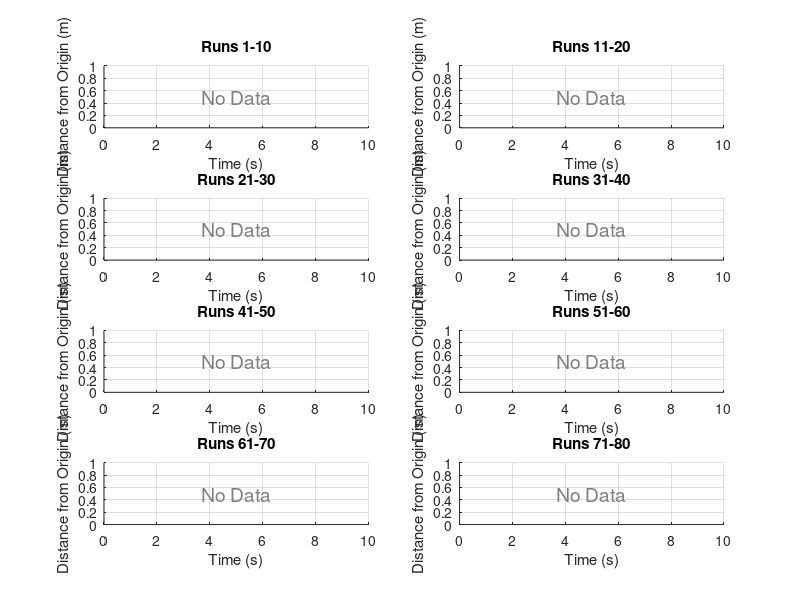

Write MATLAB code to recreate this figure. (Note: this script raises an error after producing the figure.)
% Distance from Origin Plotter (4-Robot System)
% This script loads 80 run files and plots the distance of the cluster
% centroid from the origin (0,0) over time for each group of 10 runs
%
% Creates 8 subplots (4 rows x 2 columns) showing average distance
% with standard deviation bands for runs 1-10, 11-20, ..., 71-80
%
% MODIFIED: Cluster center is calculated from 4 robot positions

% Define all 80 run files
run_files = cell(1, 80);
for i = 1:80
    run_files{i} = sprintf('run%d.mat', i);
end

% Display info message at start
fprintf('=== Distance from Origin Analysis (4-Robot System) ===\n');
fprintf('Loading and processing %d run files in groups of 10...\n', length(run_files));

% Define colors for different groups (8 groups total) - same as allrunplotter.m
group_colors = [
    0.8 0.2 0.2;  % Red
    0.2 0.6 0.2;  % Green
    0.2 0.3 0.8;  % Blue
    0.8 0.5 0.2;  % Orange
    0.6 0.2 0.8;  % Purple
    0.8 0.8 0.2;  % Yellow
    0.2 0.8 0.8;  % Cyan
    0.8 0.2 0.6;  % Magenta
];

% Process each group of 10 runs
num_groups = 8;
runs_per_group = 10;

% Time parameters
timestep = 0.1;  % seconds
target_length = 101;  % number of points (0 to 10 seconds)
time_vector = linspace(0, 10, target_length);  % time in seconds

% Scaling factor to correct printer scaling issue
SCALE_FACTOR = 1.6764;  % Converts from printer units to actual meters

% Storage for average distance traces of each group
group_avg_distance = cell(1, num_groups);
group_std_distance = cell(1, num_groups);

% Process each group
for group_idx = 1:num_groups
    fprintf('\n=== Processing Group %d (runs %d-%d) ===\n', group_idx, ...
        (group_idx-1)*runs_per_group + 1, group_idx*runs_per_group);

    % Create data storage for distance traces in this group
    all_distance_traces = [];

    % Get the run indices for this group
    start_idx = (group_idx - 1) * runs_per_group + 1;
    end_idx = group_idx * runs_per_group;

    % Check which files exist in this group
    existing_files = {};
    for i = start_idx:end_idx
        if exist(run_files{i}, 'file')
            existing_files{end+1} = run_files{i};
        else
            fprintf('Warning: File not found - %s\n', run_files{i});
        end
    end

    fprintf('Found %d existing run files in group %d\n', length(existing_files), group_idx);

    if isempty(existing_files)
        fprintf('Warning: No run files found for group %d. Skipping...\n', group_idx);
        continue;
    end

    % Process each run file in this group
    for run_idx = 1:length(existing_files)
        current_file = existing_files{run_idx};
        fprintf('Loading file: %s\n', current_file);

        % Load data
        temp_data = load(current_file);

        % Extract or calculate cluster centroid position
        cluster_pos = [];

        % Try to calculate from 4 robot positions first
        robot1_exists = isfield(temp_data, 'robot1_pose');
        robot2_exists = isfield(temp_data, 'robot2_pose');
        robot3_exists = isfield(temp_data, 'robot3_pose');
        robot4_exists = isfield(temp_data, 'robot4_pose');

        if robot1_exists && robot2_exists && robot3_exists && robot4_exists
            % Calculate cluster center from 4 robot positions
            num_steps = size(temp_data.robot1_pose, 1);
            cluster_pos = zeros(num_steps, 2);

            for t = 1:num_steps
                cluster_pos(t, 1) = (temp_data.robot1_pose(t, 1) + ...
                                    temp_data.robot2_pose(t, 1) + ...
                                    temp_data.robot3_pose(t, 1) + ...
                                    temp_data.robot4_pose(t, 1)) / 4;

                cluster_pos(t, 2) = (temp_data.robot1_pose(t, 2) + ...
                                    temp_data.robot2_pose(t, 2) + ...
                                    temp_data.robot3_pose(t, 2) + ...
                                    temp_data.robot4_pose(t, 2)) / 4;
            end
            fprintf('  Calculated cluster center from 4 robot positions\n');
        elseif isfield(temp_data, 'cluster_pose')
            % Use existing cluster_pose from file
            cluster_pos = temp_data.cluster_pose(:, 1:2);
            fprintf('  Using existing cluster_pose from file\n');
        else
            fprintf('Warning: Could not get cluster position from %s\n', current_file);
            continue;
        end

        if ~isempty(cluster_pos)
            % Calculate distance from origin at each timestep
            x_c = cluster_pos(:, 1);
            y_c = cluster_pos(:, 2);
            distance = sqrt(x_c.^2 + y_c.^2) / SCALE_FACTOR;  % Apply scaling correction

            % Resample to target length (101 points) using same method as allrunplotter
            original_length = length(distance);

            if original_length == target_length
                % No resampling needed
                resampled_distance = distance;
            else
                % Create a parametric representation based on cumulative distance
                % Use time indices as parameter
                param = linspace(0, 1, original_length)';
                new_param = linspace(0, 1, target_length)';
                resampled_distance = interp1(param, distance, new_param, 'pchip');
            end

            % Store resampled distance trace
            all_distance_traces = [all_distance_traces; resampled_distance'];
        end
    end

    % Calculate average and standard deviation for this group
    if ~isempty(all_distance_traces)
        group_avg_distance{group_idx} = mean(all_distance_traces, 1);
        group_std_distance{group_idx} = std(all_distance_traces, 0, 1);
        fprintf('Processed %d distance traces for group %d\n', size(all_distance_traces, 1), group_idx);
    else
        fprintf('Warning: No distance traces for group %d\n', group_idx);
    end
end

%% Create figure with 8 subplots (4 rows x 2 columns)
figure('Position', [100, 100, 1200, 1000]);

for group_idx = 1:num_groups
    % Calculate subplot position (4 rows x 2 columns)
    subplot(4, 2, group_idx);
    hold on;

    % Get color for this group
    color = group_colors(group_idx, :);

    % Check if data exists for this group
    if ~isempty(group_avg_distance{group_idx})
        avg_dist = group_avg_distance{group_idx};
        std_dist = group_std_distance{group_idx};

        % Plot shaded error band (±1 standard deviation)
        upper_bound = avg_dist + std_dist;
        lower_bound = avg_dist - std_dist;

        % Create filled area for standard deviation
        x_fill = [time_vector, fliplr(time_vector)];
        y_fill = [upper_bound, fliplr(lower_bound)];
        fill(x_fill, y_fill, color, 'FaceAlpha', 0.2, 'EdgeColor', 'none', ...
             'HandleVisibility', 'off');

        % Plot average distance line
        plot(time_vector, avg_dist, 'Color', color, 'LineWidth', 2, ...
             'DisplayName', 'Average Distance');
    else
        % No data for this group
        text(5, 0.5, 'No Data', 'HorizontalAlignment', 'center', ...
             'FontSize', 14, 'Color', [0.5 0.5 0.5]);
    end

    % Configure subplot
    grid on;
    xlabel('Time (s)');
    ylabel('Distance from Origin (m)');
    title(sprintf('Runs %d-%d', (group_idx-1)*runs_per_group + 1, group_idx*runs_per_group), ...
          'FontWeight', 'bold');
    xlim([0 10]);

    % Set reasonable y-axis limits (auto-scale but ensure visibility)
    if ~isempty(group_avg_distance{group_idx})
        y_max = max(avg_dist + std_dist);
        y_min = max(0, min(avg_dist - std_dist));  % Don't go below 0
        ylim([y_min - 0.05*(y_max-y_min), y_max + 0.05*(y_max-y_min)]);
    else
        ylim([0 1]);  % Default range if no data
    end
end

% Add overall title
sgtitle('Distance from Origin vs Time - By Group (4-Robot System)', 'FontSize', 16, 'FontWeight', 'bold');

% Save figures
fprintf('\nSaving figures...\n');
saveas(gcf, 'distance_from_origin_by_group.png');
fprintf('  Saved: distance_from_origin_by_group.png\n');
saveas(gcf, 'distance_from_origin_by_group.fig');
fprintf('  Saved: distance_from_origin_by_group.fig\n');

%% Create second figure - Zoomed in on Runs 21-30 (0-7 seconds only)
fprintf('\nCreating zoomed figure for Runs 21-30 (0-7 seconds)...\n');

figure('Position', [150, 150, 800, 600]);
hold on;

% Get data for group 3 (runs 21-30)
if ~isempty(group_avg_distance{3})
    % Extract data up to 7 seconds (71 points: 0, 0.1, 0.2, ..., 7.0)
    time_7s = time_vector(1:71);
    avg_dist_7s = group_avg_distance{3}(1:71);
    std_dist_7s = group_std_distance{3}(1:71);

    % Get color for group 3
    color = group_colors(3, :);

    % Plot shaded error band (±1 standard deviation)
    upper_bound = avg_dist_7s + std_dist_7s;
    lower_bound = avg_dist_7s - std_dist_7s;

    % Create filled area for standard deviation
    x_fill = [time_7s, fliplr(time_7s)];
    y_fill = [upper_bound, fliplr(lower_bound)];
    fill(x_fill, y_fill, color, 'FaceAlpha', 0.2, 'EdgeColor', 'none', ...
         'HandleVisibility', 'off');

    % Plot average distance line
    plot(time_7s, avg_dist_7s, 'Color', color, 'LineWidth', 3, ...
         'DisplayName', 'Average Distance');

    % Configure plot
    grid on;
    xlabel('Time (s)', 'FontSize', 12);
    ylabel('Distance from Origin (m)', 'FontSize', 12);
    title('Distance from Origin vs Time - Runs 21-30 (Zoomed: 0-7s, 4-Robot)', ...
          'FontSize', 14, 'FontWeight', 'bold');
    xlim([0 7]);

    % Set y-axis limits with some padding
    y_max = max(upper_bound);
    y_min = max(0, min(lower_bound));
    ylim([y_min - 0.05*(y_max-y_min), y_max + 0.05*(y_max-y_min)]);

    % Make the plot more readable
    set(gca, 'FontSize', 11);
else
    text(3.5, 0.5, 'No Data for Runs 21-30', 'HorizontalAlignment', 'center', ...
         'FontSize', 14, 'Color', [0.5 0.5 0.5]);
    xlim([0 7]);
    ylim([0 1]);
end

% Save zoomed figure
saveas(gcf, 'distance_from_origin_runs21-30_zoomed.png');
fprintf('  Saved: distance_from_origin_runs21-30_zoomed.png\n');
saveas(gcf, 'distance_from_origin_runs21-30_zoomed.fig');
fprintf('  Saved: distance_from_origin_runs21-30_zoomed.fig\n');

fprintf('\n=== Analysis Complete ===\n');
fprintf('Two figures created:\n');
fprintf('  1. All 8 groups (4x2 subplots, 0-10 seconds)\n');
fprintf('  2. Runs 21-30 zoomed (single plot, 0-7 seconds)\n');
fprintf('Each shows average distance (solid line) ± standard deviation (shaded band).\n');
fprintf('Distance scaled by factor %.4f to correct printer units.\n', SCALE_FACTOR);
fprintf('Cluster center calculated from 4 robot positions.\n');
